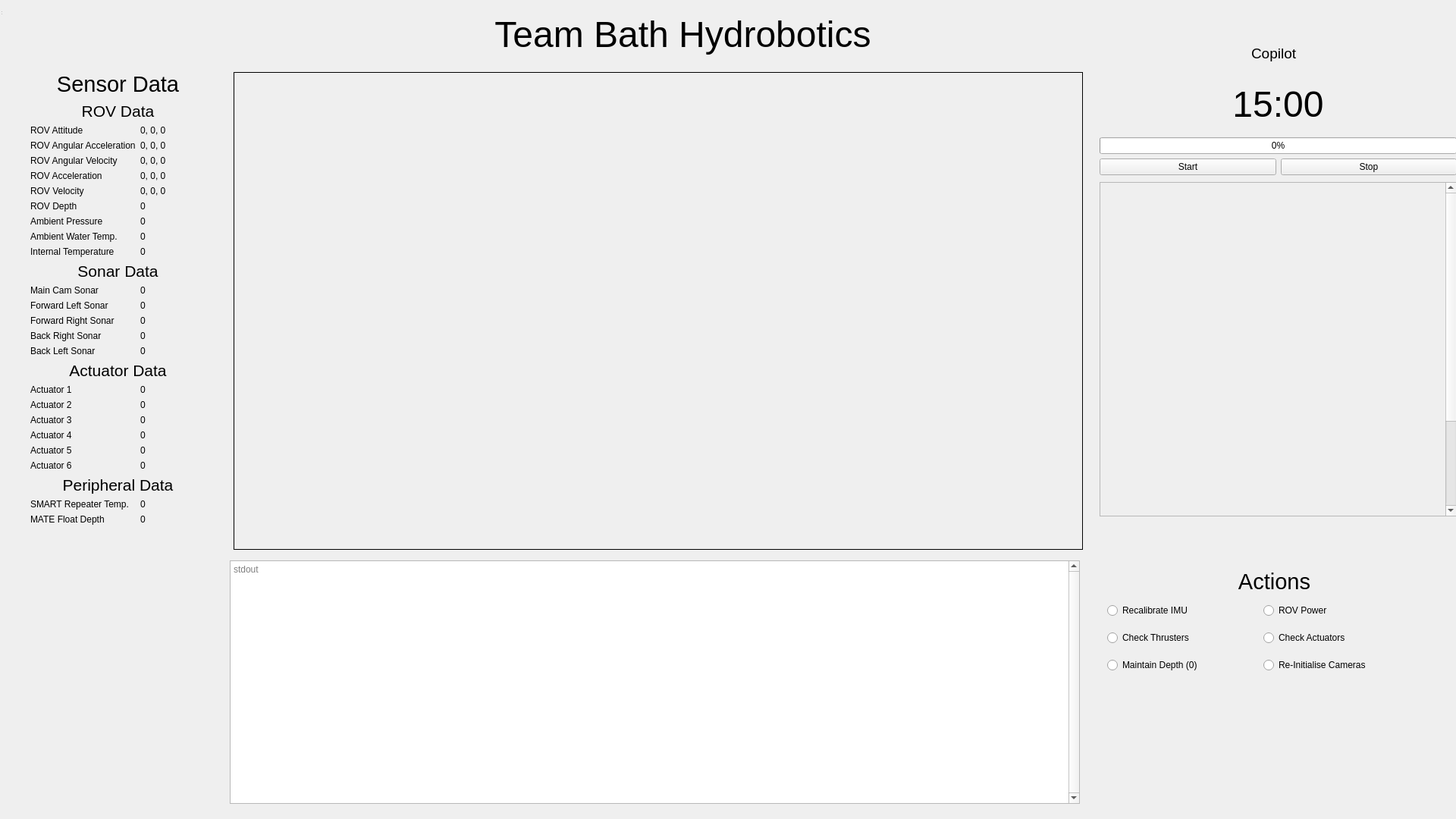
<?xml version="1.0" encoding="UTF-8"?>
<ui version="4.0">
 <class>Copilot</class>
 <widget class="QFrame" name="Copilot">
  <property name="geometry">
   <rect>
    <x>0</x>
    <y>0</y>
    <width>1920</width>
    <height>1080</height>
   </rect>
  </property>
  <property name="windowTitle">
   <string>Copilot</string>
  </property>
  <widget class="QWidget" name="Title" native="true">
   <property name="geometry">
    <rect>
     <x>0</x>
     <y>0</y>
     <width>1920</width>
     <height>90</height>
    </rect>
   </property>
   <widget class="QLabel" name="label">
    <property name="geometry">
     <rect>
      <x>580</x>
      <y>10</y>
      <width>641</width>
      <height>70</height>
     </rect>
    </property>
    <property name="font">
     <font>
      <pointsize>36</pointsize>
     </font>
    </property>
    <property name="text">
     <string>Team Bath Hydrobotics</string>
    </property>
    <property name="alignment">
     <set>Qt::AlignmentFlag::AlignCenter</set>
    </property>
   </widget>
   <widget class="QLabel" name="WindowNameLabel">
    <property name="geometry">
     <rect>
      <x>1650</x>
      <y>55</y>
      <width>81</width>
      <height>30</height>
     </rect>
    </property>
    <property name="font">
     <font>
      <pointsize>14</pointsize>
     </font>
    </property>
    <property name="text">
     <string>Copilot</string>
    </property>
   </widget>
  </widget>
  <widget class="QStatusBar" name="statusbar">
   <property name="geometry">
    <rect>
     <x>0</x>
     <y>0</y>
     <width>3</width>
     <height>21</height>
    </rect>
   </property>
  </widget>
  <widget class="QWidget" name="formLayoutWidget">
   <property name="geometry">
    <rect>
     <x>20</x>
     <y>94</y>
     <width>271</width>
     <height>961</height>
    </rect>
   </property>
   <layout class="QFormLayout" name="SensorData">
    <property name="leftMargin">
     <number>20</number>
    </property>
    <property name="topMargin">
     <number>0</number>
    </property>
    <property name="rightMargin">
     <number>20</number>
    </property>
    <property name="bottomMargin">
     <number>20</number>
    </property>
    <item row="0" column="0" colspan="2">
     <widget class="QLabel" name="SensorData_3">
      <property name="font">
       <font>
        <pointsize>22</pointsize>
       </font>
      </property>
      <property name="text">
       <string>Sensor Data</string>
      </property>
      <property name="alignment">
       <set>Qt::AlignmentFlag::AlignCenter</set>
      </property>
     </widget>
    </item>
    <item row="1" column="0" colspan="2">
     <widget class="QLabel" name="ROVData">
      <property name="font">
       <font>
        <pointsize>16</pointsize>
       </font>
      </property>
      <property name="text">
       <string>ROV Data</string>
      </property>
      <property name="alignment">
       <set>Qt::AlignmentFlag::AlignCenter</set>
      </property>
     </widget>
    </item>
    <item row="2" column="0">
     <widget class="QLabel" name="ROVAttitude">
      <property name="text">
       <string>ROV Attitude</string>
      </property>
     </widget>
    </item>
    <item row="2" column="1">
     <widget class="QLabel" name="ROVAttitudeValue">
      <property name="text">
       <string>0, 0, 0</string>
      </property>
     </widget>
    </item>
    <item row="3" column="0">
     <widget class="QLabel" name="ROVAngularAcceleration">
      <property name="text">
       <string>ROV Angular Acceleration</string>
      </property>
     </widget>
    </item>
    <item row="3" column="1">
     <widget class="QLabel" name="ROVAngularAccelerationValue">
      <property name="text">
       <string>0, 0, 0</string>
      </property>
     </widget>
    </item>
    <item row="4" column="0">
     <widget class="QLabel" name="ROVAngularVelocity">
      <property name="text">
       <string>ROV Angular Velocity</string>
      </property>
     </widget>
    </item>
    <item row="4" column="1">
     <widget class="QLabel" name="ROVAngularVelocityValue">
      <property name="text">
       <string>0, 0, 0</string>
      </property>
     </widget>
    </item>
    <item row="5" column="0">
     <widget class="QLabel" name="ROVAcceleration">
      <property name="text">
       <string>ROV Acceleration</string>
      </property>
     </widget>
    </item>
    <item row="5" column="1">
     <widget class="QLabel" name="ROVAccelerationValue">
      <property name="text">
       <string>0, 0, 0</string>
      </property>
     </widget>
    </item>
    <item row="6" column="0">
     <widget class="QLabel" name="ROVVelocity">
      <property name="text">
       <string>ROV Velocity</string>
      </property>
     </widget>
    </item>
    <item row="6" column="1">
     <widget class="QLabel" name="ROVVelocityValue">
      <property name="text">
       <string>0, 0, 0</string>
      </property>
     </widget>
    </item>
    <item row="7" column="0">
     <widget class="QLabel" name="ROVDepth">
      <property name="text">
       <string>ROV Depth</string>
      </property>
     </widget>
    </item>
    <item row="7" column="1">
     <widget class="QLabel" name="ROVDepthValue">
      <property name="text">
       <string>0</string>
      </property>
     </widget>
    </item>
    <item row="8" column="0">
     <widget class="QLabel" name="AmbientPressure">
      <property name="text">
       <string>Ambient Pressure</string>
      </property>
     </widget>
    </item>
    <item row="8" column="1">
     <widget class="QLabel" name="AmbientWaterTempValue">
      <property name="text">
       <string>0</string>
      </property>
     </widget>
    </item>
    <item row="9" column="0">
     <widget class="QLabel" name="AmbientWaterTemp">
      <property name="text">
       <string>Ambient Water Temp.</string>
      </property>
     </widget>
    </item>
    <item row="9" column="1">
     <widget class="QLabel" name="AmbientPressureValue">
      <property name="text">
       <string>0</string>
      </property>
     </widget>
    </item>
    <item row="10" column="0">
     <widget class="QLabel" name="InternalTemp">
      <property name="text">
       <string>Internal Temperature</string>
      </property>
     </widget>
    </item>
    <item row="10" column="1">
     <widget class="QLabel" name="InternalTempValue">
      <property name="text">
       <string>0</string>
      </property>
     </widget>
    </item>
    <item row="11" column="0" colspan="2">
     <widget class="QLabel" name="SonarData">
      <property name="font">
       <font>
        <pointsize>16</pointsize>
       </font>
      </property>
      <property name="text">
       <string>Sonar Data</string>
      </property>
      <property name="alignment">
       <set>Qt::AlignmentFlag::AlignCenter</set>
      </property>
     </widget>
    </item>
    <item row="12" column="0">
     <widget class="QLabel" name="MainSonar">
      <property name="text">
       <string>Main Cam Sonar</string>
      </property>
     </widget>
    </item>
    <item row="12" column="1">
     <widget class="QLabel" name="MainSonarValue">
      <property name="text">
       <string>0</string>
      </property>
     </widget>
    </item>
    <item row="13" column="0">
     <widget class="QLabel" name="FLSonar">
      <property name="text">
       <string>Forward Left Sonar</string>
      </property>
     </widget>
    </item>
    <item row="13" column="1">
     <widget class="QLabel" name="FLSonarValue">
      <property name="text">
       <string>0</string>
      </property>
     </widget>
    </item>
    <item row="14" column="0">
     <widget class="QLabel" name="FRSonar">
      <property name="text">
       <string>Forward Right Sonar</string>
      </property>
     </widget>
    </item>
    <item row="14" column="1">
     <widget class="QLabel" name="FRSonarValue">
      <property name="text">
       <string>0</string>
      </property>
     </widget>
    </item>
    <item row="15" column="0">
     <widget class="QLabel" name="BRSonar">
      <property name="text">
       <string>Back Right Sonar</string>
      </property>
     </widget>
    </item>
    <item row="15" column="1">
     <widget class="QLabel" name="BRSonarValue">
      <property name="text">
       <string>0</string>
      </property>
     </widget>
    </item>
    <item row="16" column="0">
     <widget class="QLabel" name="BLSonar">
      <property name="text">
       <string>Back Left Sonar</string>
      </property>
     </widget>
    </item>
    <item row="16" column="1">
     <widget class="QLabel" name="BLSonarValue">
      <property name="text">
       <string>0</string>
      </property>
     </widget>
    </item>
    <item row="17" column="0" colspan="2">
     <widget class="QLabel" name="ActuatorData">
      <property name="font">
       <font>
        <pointsize>16</pointsize>
       </font>
      </property>
      <property name="text">
       <string>Actuator Data</string>
      </property>
      <property name="alignment">
       <set>Qt::AlignmentFlag::AlignCenter</set>
      </property>
     </widget>
    </item>
    <item row="18" column="0">
     <widget class="QLabel" name="Actuator1">
      <property name="text">
       <string>Actuator 1</string>
      </property>
     </widget>
    </item>
    <item row="18" column="1">
     <widget class="QLabel" name="Actuator1Value">
      <property name="text">
       <string>0</string>
      </property>
     </widget>
    </item>
    <item row="19" column="0">
     <widget class="QLabel" name="Actuator2">
      <property name="text">
       <string>Actuator 2</string>
      </property>
     </widget>
    </item>
    <item row="19" column="1">
     <widget class="QLabel" name="Actuator2Value">
      <property name="text">
       <string>0</string>
      </property>
     </widget>
    </item>
    <item row="20" column="0">
     <widget class="QLabel" name="Actuator3">
      <property name="text">
       <string>Actuator 3</string>
      </property>
     </widget>
    </item>
    <item row="20" column="1">
     <widget class="QLabel" name="Actuator3Value">
      <property name="text">
       <string>0</string>
      </property>
     </widget>
    </item>
    <item row="21" column="0">
     <widget class="QLabel" name="Actuator4">
      <property name="text">
       <string>Actuator 4</string>
      </property>
     </widget>
    </item>
    <item row="21" column="1">
     <widget class="QLabel" name="Actuator4Value">
      <property name="text">
       <string>0</string>
      </property>
     </widget>
    </item>
    <item row="22" column="0">
     <widget class="QLabel" name="Actuator5">
      <property name="text">
       <string>Actuator 5</string>
      </property>
     </widget>
    </item>
    <item row="22" column="1">
     <widget class="QLabel" name="Actuator5Value">
      <property name="text">
       <string>0</string>
      </property>
     </widget>
    </item>
    <item row="23" column="0">
     <widget class="QLabel" name="Actuator6">
      <property name="text">
       <string>Actuator 6</string>
      </property>
     </widget>
    </item>
    <item row="23" column="1">
     <widget class="QLabel" name="Actuator6Value">
      <property name="text">
       <string>0</string>
      </property>
     </widget>
    </item>
    <item row="24" column="0" colspan="2">
     <widget class="QLabel" name="PeripheralData">
      <property name="font">
       <font>
        <pointsize>16</pointsize>
       </font>
      </property>
      <property name="text">
       <string>Peripheral Data</string>
      </property>
      <property name="alignment">
       <set>Qt::AlignmentFlag::AlignCenter</set>
      </property>
     </widget>
    </item>
    <item row="25" column="0">
     <widget class="QLabel" name="SMARTRepeaterTemp">
      <property name="text">
       <string>SMART Repeater Temp.</string>
      </property>
     </widget>
    </item>
    <item row="25" column="1">
     <widget class="QLabel" name="SMARTRepeaterTempValue">
      <property name="text">
       <string>0</string>
      </property>
     </widget>
    </item>
    <item row="26" column="0">
     <widget class="QLabel" name="MateFloatDepth">
      <property name="text">
       <string>MATE Float Depth</string>
      </property>
     </widget>
    </item>
    <item row="26" column="1">
     <widget class="QLabel" name="MATEFloatDepthValue">
      <property name="text">
       <string>0</string>
      </property>
     </widget>
    </item>
   </layout>
  </widget>
  <widget class="QWidget" name="formLayoutWidget_3">
   <property name="geometry">
    <rect>
     <x>1440</x>
     <y>750</y>
     <width>481</width>
     <height>311</height>
    </rect>
   </property>
   <layout class="QFormLayout" name="SensorData_2">
    <property name="labelAlignment">
     <set>Qt::AlignmentFlag::AlignRight|Qt::AlignmentFlag::AlignTop|Qt::AlignmentFlag::AlignTrailing</set>
    </property>
    <property name="leftMargin">
     <number>20</number>
    </property>
    <property name="topMargin">
     <number>0</number>
    </property>
    <property name="rightMargin">
     <number>20</number>
    </property>
    <property name="bottomMargin">
     <number>20</number>
    </property>
    <item row="0" column="0" colspan="2">
     <widget class="QLabel" name="Actions">
      <property name="font">
       <font>
        <pointsize>22</pointsize>
       </font>
      </property>
      <property name="text">
       <string>Actions</string>
      </property>
      <property name="alignment">
       <set>Qt::AlignmentFlag::AlignCenter</set>
      </property>
     </widget>
    </item>
    <item row="1" column="0">
     <widget class="QRadioButton" name="RecalibrateIMUAction">
      <property name="enabled">
       <bool>true</bool>
      </property>
      <property name="minimumSize">
       <size>
        <width>200</width>
        <height>30</height>
       </size>
      </property>
      <property name="text">
       <string>Recalibrate IMU</string>
      </property>
      <property name="autoExclusive">
       <bool>false</bool>
      </property>
     </widget>
    </item>
    <item row="1" column="1">
     <widget class="QRadioButton" name="ROVPowerAction">
      <property name="enabled">
       <bool>true</bool>
      </property>
      <property name="minimumSize">
       <size>
        <width>150</width>
        <height>30</height>
       </size>
      </property>
      <property name="text">
       <string>ROV Power</string>
      </property>
      <property name="checkable">
       <bool>true</bool>
      </property>
      <property name="checked">
       <bool>false</bool>
      </property>
      <property name="autoExclusive">
       <bool>false</bool>
      </property>
     </widget>
    </item>
    <item row="2" column="0">
     <widget class="QRadioButton" name="CheckThrustersAction">
      <property name="enabled">
       <bool>true</bool>
      </property>
      <property name="minimumSize">
       <size>
        <width>200</width>
        <height>30</height>
       </size>
      </property>
      <property name="text">
       <string>Check Thrusters</string>
      </property>
      <property name="autoExclusive">
       <bool>false</bool>
      </property>
     </widget>
    </item>
    <item row="2" column="1">
     <widget class="QRadioButton" name="CheckActuatorsAction">
      <property name="enabled">
       <bool>true</bool>
      </property>
      <property name="minimumSize">
       <size>
        <width>150</width>
        <height>30</height>
       </size>
      </property>
      <property name="contextMenuPolicy">
       <enum>Qt::ContextMenuPolicy::NoContextMenu</enum>
      </property>
      <property name="text">
       <string>Check Actuators</string>
      </property>
      <property name="autoExclusive">
       <bool>false</bool>
      </property>
     </widget>
    </item>
    <item row="3" column="0">
     <widget class="QRadioButton" name="MaintainDepthAction">
      <property name="enabled">
       <bool>true</bool>
      </property>
      <property name="minimumSize">
       <size>
        <width>200</width>
        <height>30</height>
       </size>
      </property>
      <property name="text">
       <string>Maintain Depth (0)</string>
      </property>
      <property name="autoExclusive">
       <bool>false</bool>
      </property>
     </widget>
    </item>
    <item row="3" column="1">
     <widget class="QRadioButton" name="ReinitialiseCameras">
      <property name="enabled">
       <bool>true</bool>
      </property>
      <property name="minimumSize">
       <size>
        <width>200</width>
        <height>30</height>
       </size>
      </property>
      <property name="text">
       <string>Re-Initialise Cameras</string>
      </property>
      <property name="autoExclusive">
       <bool>false</bool>
      </property>
     </widget>
    </item>
   </layout>
  </widget>
  <widget class="QPlainTextEdit" name="Stdout">
   <property name="geometry">
    <rect>
     <x>303</x>
     <y>739</y>
     <width>1121</width>
     <height>321</height>
    </rect>
   </property>
   <property name="verticalScrollBarPolicy">
    <enum>Qt::ScrollBarPolicy::ScrollBarAlwaysOn</enum>
   </property>
   <property name="documentTitle">
    <string/>
   </property>
   <property name="readOnly">
    <bool>true</bool>
   </property>
   <property name="placeholderText">
    <string>stdout</string>
   </property>
  </widget>
  <widget class="QLabel" name="MainCameraView">
   <property name="geometry">
    <rect>
     <x>308</x>
     <y>95</y>
     <width>1120</width>
     <height>630</height>
    </rect>
   </property>
   <property name="autoFillBackground">
    <bool>false</bool>
   </property>
   <property name="frameShape">
    <enum>QFrame::Shape::Box</enum>
   </property>
   <property name="text">
    <string/>
   </property>
   <property name="pixmap">
    <pixmap>../../../../Downloads/HYDROROBOTICSLOGO.png</pixmap>
   </property>
   <property name="alignment">
    <set>Qt::AlignmentFlag::AlignCenter</set>
   </property>
  </widget>
  <widget class="QWidget" name="gridLayoutWidget">
   <property name="geometry">
    <rect>
     <x>1450</x>
     <y>100</y>
     <width>471</width>
     <height>131</height>
    </rect>
   </property>
   <layout class="QGridLayout" name="Timer">
    <item row="3" column="0">
     <widget class="QPushButton" name="startTimeButton">
      <property name="text">
       <string>Start</string>
      </property>
     </widget>
    </item>
    <item row="3" column="1">
     <widget class="QPushButton" name="stopTimeButton">
      <property name="text">
       <string>Stop</string>
      </property>
     </widget>
    </item>
    <item row="0" column="0" colspan="2">
     <widget class="QLabel" name="remainingTime">
      <property name="font">
       <font>
        <pointsize>36</pointsize>
       </font>
      </property>
      <property name="text">
       <string>15:00</string>
      </property>
      <property name="alignment">
       <set>Qt::AlignmentFlag::AlignCenter</set>
      </property>
     </widget>
    </item>
    <item row="1" column="0" colspan="2">
     <widget class="QProgressBar" name="progressTimeBar">
      <property name="value">
       <number>0</number>
      </property>
     </widget>
    </item>
   </layout>
  </widget>
  <widget class="QScrollArea" name="TaskList">
   <property name="geometry">
    <rect>
     <x>1450</x>
     <y>240</y>
     <width>471</width>
     <height>441</height>
    </rect>
   </property>
   <property name="widgetResizable">
    <bool>false</bool>
   </property>
   <widget class="QWidget" name="TaskListContents">
    <property name="geometry">
     <rect>
      <x>0</x>
      <y>0</y>
      <width>450</width>
      <height>600</height>
     </rect>
    </property>
    <property name="sizePolicy">
     <sizepolicy hsizetype="Preferred" vsizetype="Expanding">
      <horstretch>0</horstretch>
      <verstretch>0</verstretch>
     </sizepolicy>
    </property>
   </widget>
  </widget>
 </widget>
 <resources/>
 <connections/>
</ui>
